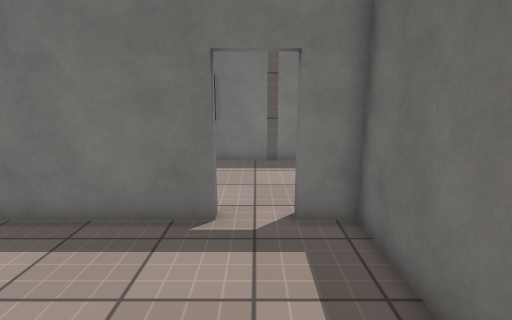
view 1 (above)

17 first-person views from a walk through a 3-D level made in the Unity game engine. The camera is 1.5 m above the floor, tilts 12° down and sees 80° across. The floor is counted in squares, 0.5 m on a side. Each view is taken from the middle of a square. On the plan, view 1 faces up. The plan holds only what a view shows up to about 20 squares ahead; the rest is blank. The place goes on beyond the plan. Surface patterns are stand-ins for the level's own textures.

view 2
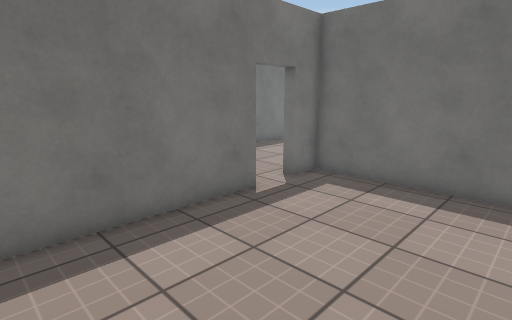

view 3
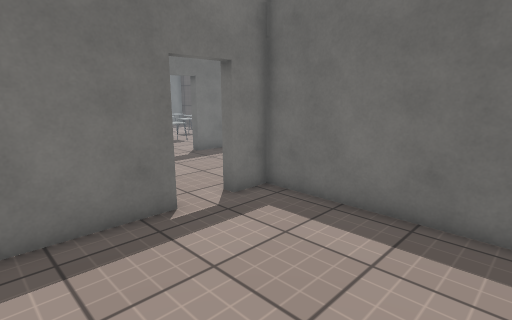

view 4
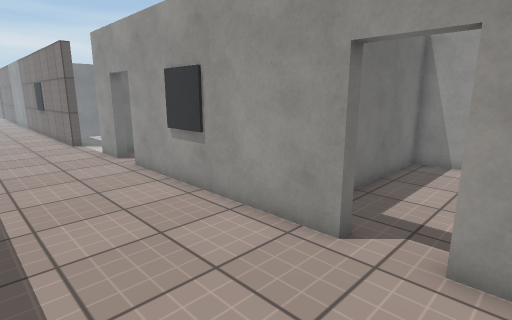

view 5
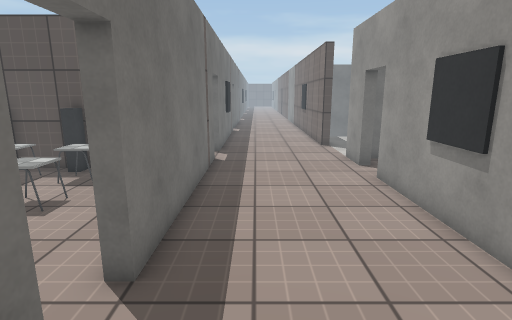

view 6
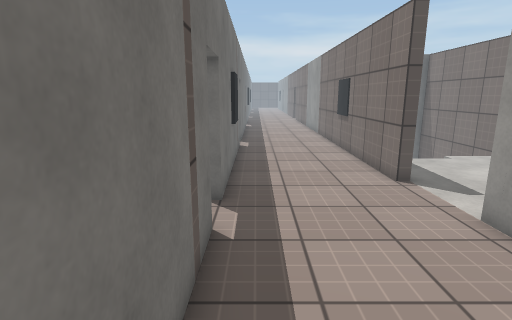

view 7
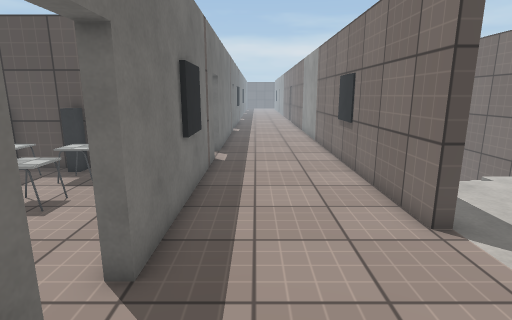

view 8
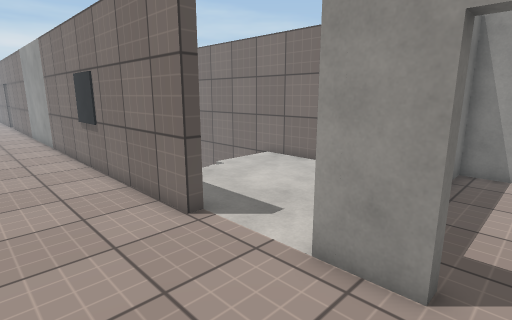

view 9
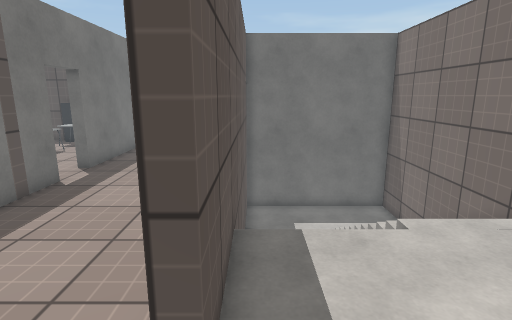

view 10
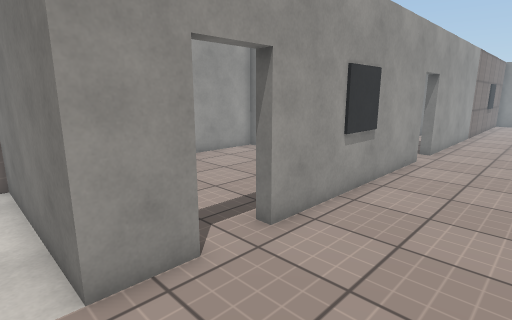

view 11
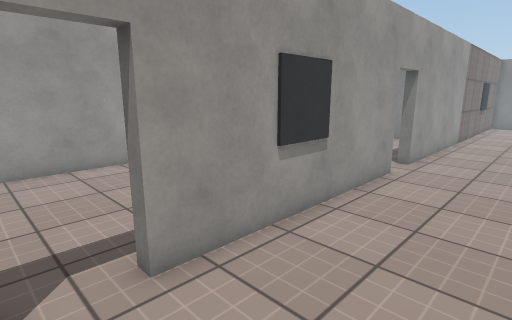

view 12
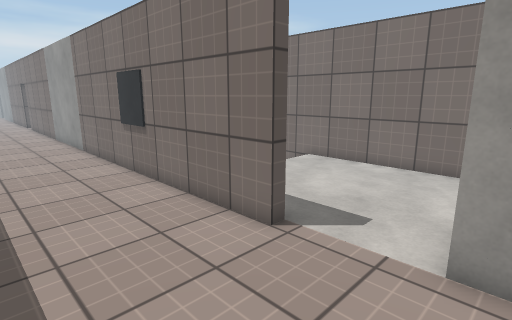

view 13
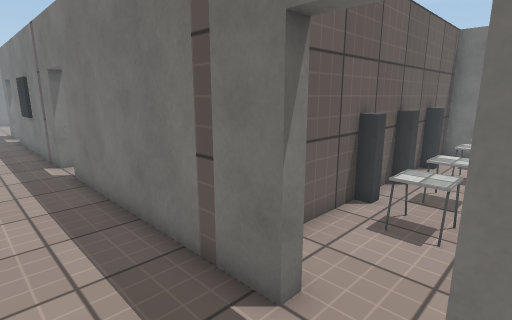

view 14
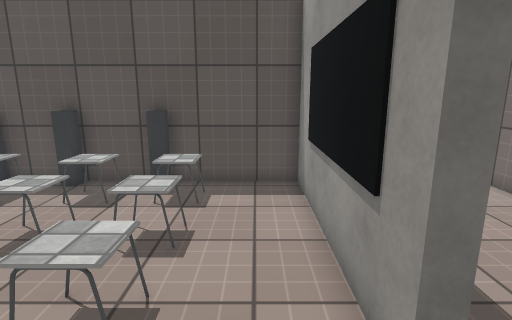

view 15
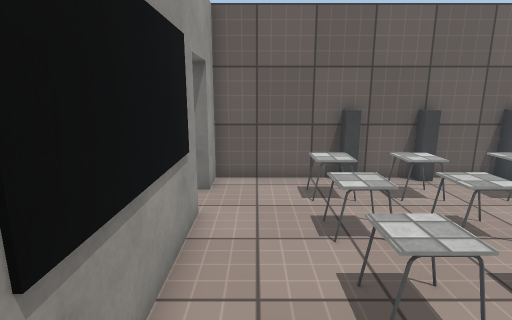

view 16
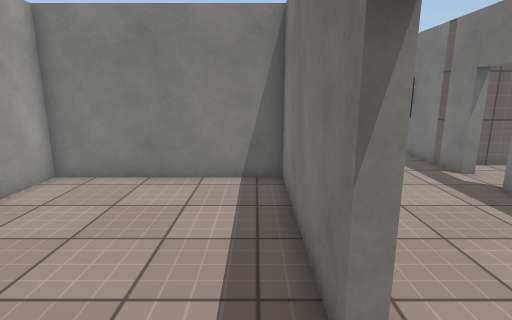

view 17
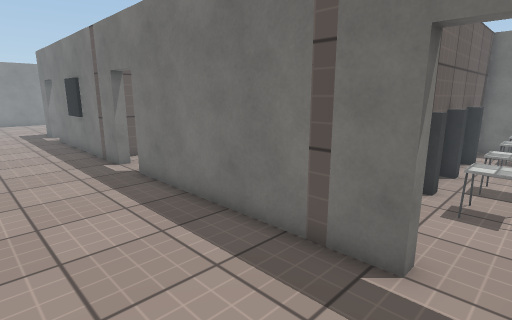

### Floor plan
Key: @ floor where view 1 was taken; # wall or solid block; x gap in a wall; . main floor; - floor 1.5 m lower than the main floor; / step, stairs or slope; E desk; O other object.
Columns run from 8 left of view 1 to 34 right of it. Each row starts with its distance up from view 1.
 23                      # O.     .OO#
 22                      O..... ....O
 21                   OO # EEEE.EEEE #
 20                   OOO#.EEEE.EEEEO#
 19                 EEEEOO.EEEE.EEEEO       OOO
 18                .EEEE # EEEE.EEEE.#      OOO
 17          #   ......  #...........#     ...
 16          #. .....    #...........#   ...
 15          ##..#       ##..######  #  .#
 14 .##########..##########..##########..######
 13 .........................................
 12 .........................................
 11 ...........................................
 10 ...........................................
  9 ...........................................
  8        #.#    ###  #.   ...####x###########
  7 ########.###########.###.......     /---#
  6 ...........#...........#.......      ---#
  5 ...........#...........#.......      ---#
  4  ..........#...........#.......      ---#
  3   .........#...........#.......//////---#
  2    ........#...........#......./      --#
  1     .......#...........#......./      --#
  0 .  . ...@..#...........##################
 -1            ##########  #

Where each view was taken, in squares from view 1:
view 1: 0 up, 0 right, facing up
view 2: 0 up, 8 left, facing up-right
view 3: 0 up, 5 left, facing up-right
view 4: 13 up, 2 left, facing down-right
view 5: 12 up, 0 right, facing right
view 6: 13 up, 8 right, facing right
view 7: 12 up, 12 right, facing right
view 8: 12 up, 12 right, facing down-right
view 9: 7 up, 16 right, facing right
view 10: 12 up, 16 right, facing down-left
view 11: 12 up, 13 right, facing down-left
view 12: 13 up, 14 right, facing down-right
view 13: 11 up, 17 right, facing up-left
view 14: 16 up, 14 right, facing right
view 15: 16 up, 24 right, facing left
view 16: 6 up, 14 right, facing left
view 17: 9 up, 16 right, facing up-left
